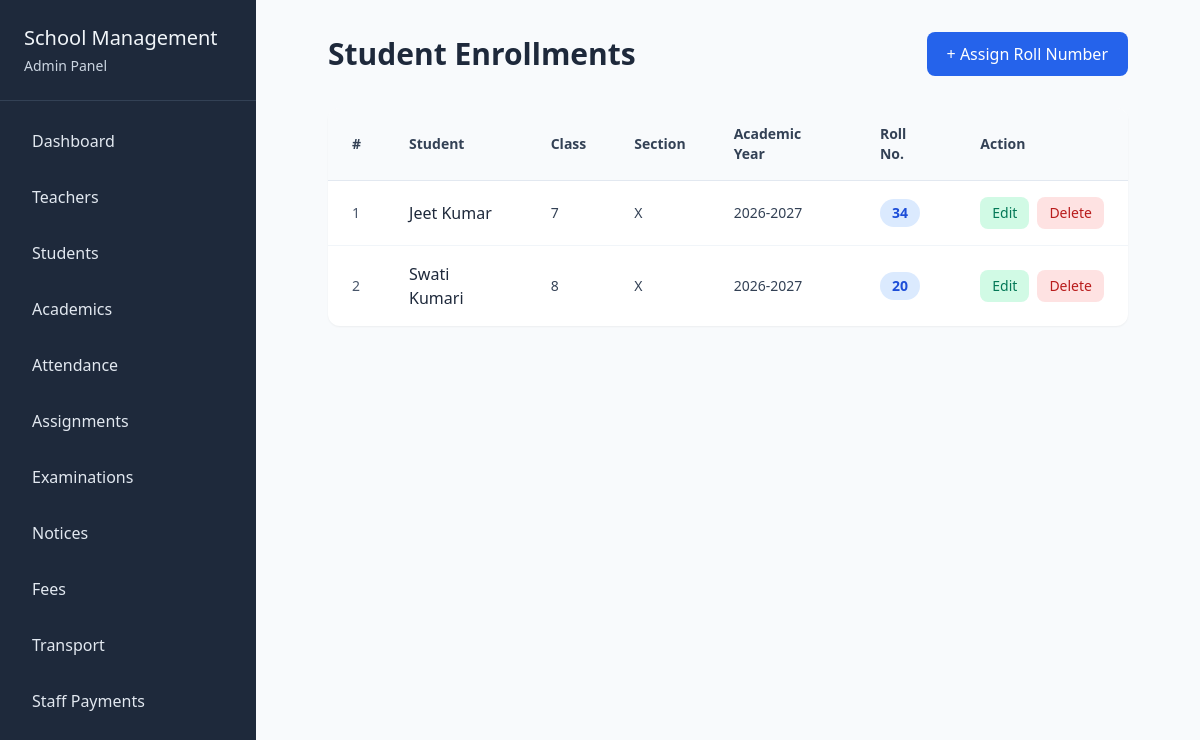
Page /academics/manage/enrollment/ on the earlier database version.
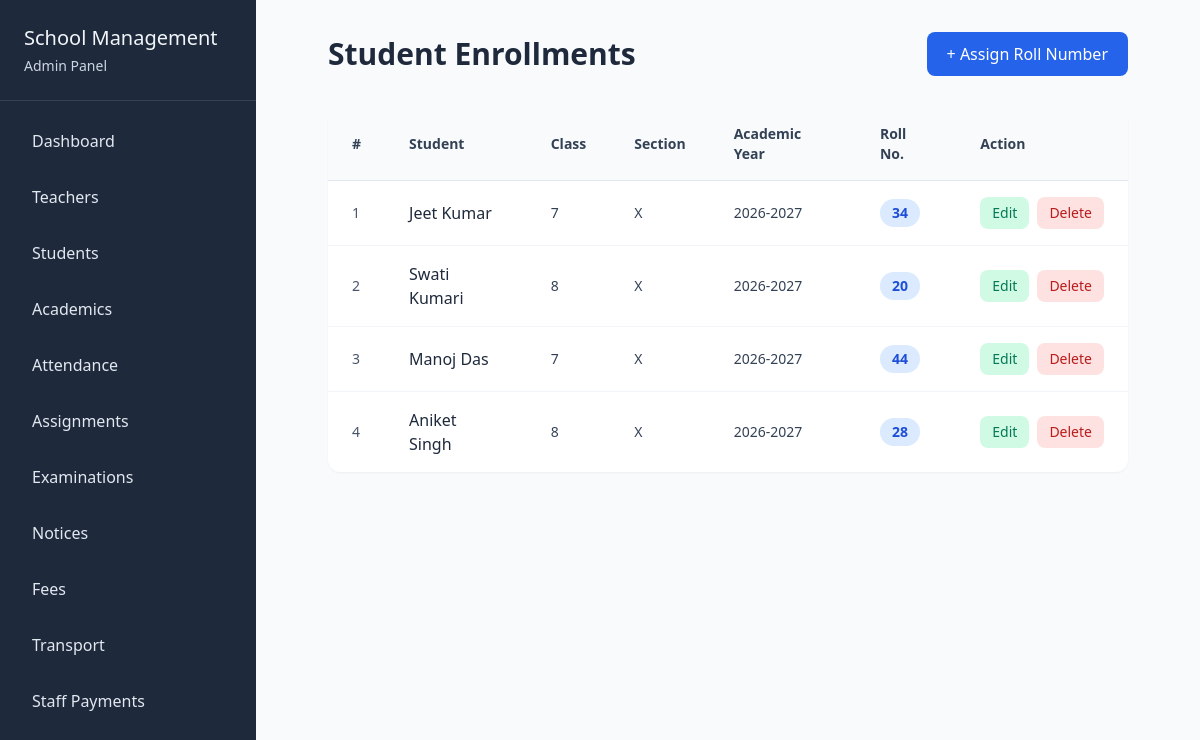
Same page on the later database version.
### academics/models.py (models this page shows, shortened)
class StudentEnrollment(models.Model):
    student = models.ForeignKey("students.Student", on_delete=models.CASCADE, related_name="enrollments")
    section = models.ForeignKey(Section, on_delete=models.CASCADE)
    academic_year = models.CharField(max_length=50)
    roll_no = models.IntegerField()
    class Meta:
        constraints = [
            models.UniqueConstraint(
                fields=["section", "academic_year", "roll_no"],
                name="unique_roll_no_in_section_year"
            ),
            models.UniqueConstraint(
                fields=["student", "academic_year"],
                name="unique_student_in_academic_year"
            ),
        ]

class Section(models.Model):
    schoolclass = models.ForeignKey(SchoolClass, on_delete=models.CASCADE)
    name = models.CharField(max_length=10)

class SchoolClass(models.Model):
    name = models.CharField(max_length=50)

### students/models.py (models this page shows)
class Student(models.Model):
    GENDER_CHOICES = (
        ('Male', "Male"),
        ('Female', "Female"),
        ('other', "other")
    )
    user = models.OneToOneField(User, on_delete=models.CASCADE)
    cover_image = models.ImageField(upload_to='student_covers/', null=True, blank=True)
    admission_number = models.CharField(max_length=30)
    phone = models.CharField(max_length=15, null=True, blank=True)
    address = models.TextField()
    date_of_birth = models.DateField()
    gender = models.CharField(max_length=10, choices=GENDER_CHOICES)
    admission_date = models.DateField()
    parent_name = models.CharField(max_length=100)
    parent_phone = models.CharField(max_length=15)
    def __str__(self):
        return self.user.get_full_name()

### academics/views.py (the view)
# urls.py: path("manage/enrollment/", views.manage_enrollments, name="manage_enrollments"),
def manage_enrollments(req):
    data = {
        "enrollments" : StudentEnrollment.objects.all(),
    }
    return render(req, "academics/manage_enrollment.html", data)

### academics/templates/academics/manage_enrollment.html (shortened to what this page needs)
{% extends 'school_admin/base.html' %}
{% block content %}
<div class="flex-1 p-8">
    <div class="px-10">
        <div class="flex items-center justify-between mb-8">
            <h1 class="text-3xl font-semibold text-slate-800">Student Enrollments</h1>
            <a href="{% url 'insert_enrollment' %}" class="bg-blue-600 hover:bg-blue-700 text-white px-5 py-2.5 rounded-lg font-medium">+ Assign Roll Number</a>
        </div>
        <div class="bg-white rounded-xl shadow-sm overflow-hidden">
            <div class="overflow-x-auto">
                <table class="w-full">
                    <thead class="bg-slate-50 border-b border-slate-200">
                        <tr>
                            <th class="px-6 py-4 text-left text-sm font-semibold text-slate-700">#</th>
                            <th class="px-6 py-4 text-left text-sm font-semibold text-slate-700">Student</th>
                            <th class="px-6 py-4 text-left text-sm font-semibold text-slate-700">Class</th>
                            <th class="px-6 py-4 text-left text-sm font-semibold text-slate-700">Section</th>
                            <th class="px-6 py-4 text-left text-sm font-semibold text-slate-700">Academic Year</th>
                            <th class="px-6 py-4 text-left text-sm font-semibold text-slate-700">Roll No.</th>
                            <th class="px-6 py-4 text-left text-sm font-semibold text-slate-700">Action</th>
                        </tr>
                    </thead>
                    <tbody class="divide-y divide-slate-100">
                        {% for enrollment in enrollments %}
                        <tr class="hover:bg-slate-50">
                            <td class="px-6 py-4 text-sm text-slate-600">{{ forloop.counter }}</td>
                            <td class="px-6 py-4">
                                <div class="font-medium text-slate-800">{{ enrollment.student }}</div>
                            </td>
                            <td class="px-6 py-4 text-sm text-slate-700">{{ enrollment.section.schoolclass.name }}</td>
                            <td class="px-6 py-4 text-sm text-slate-700">{{ enrollment.section.name }}</td>
                            <td class="px-6 py-4 text-sm text-slate-700">{{ enrollment.academic_year }}</td>
                            <td class="px-6 py-4">
                                <span class="inline-flex items-center justify-center bg-blue-100 text-blue-700 px-3 py-1 rounded-full text-sm font-semibold">{{ enrollment.roll_no }}</span>
                            </td>
                            <td class="px-6 py-4">
                                <div class="flex items-center gap-2">
                                    <a href="{% url "edit_enrollment" enrollment.id %}" class="px-3 py-1.5 bg-emerald-100 text-emerald-700 rounded-lg text-sm font-medium hover:bg-emerald-200">Edit</a>
                                    <a href="{% url "delete_enrollment" enrollment.id %}" onclick="return confirm('Are you sure you want to delete this student enrollment?')" class="px-3 py-1.5 bg-red-100 text-red-700 rounded-lg text-sm font-medium hover:bg-red-200">Delete</a>
                                </div>
                            </td>
                        </tr>
                        {% endfor %}
                    </tbody>
                </table>
            </div>
        </div>
    </div>
</div>
{% endblock %}

Differences in the rows shown:
added StudentEnrollment: student "Manoj Das", section.schoolclass.name "7", section.name "X", academic_year "2026-2027", roll_no "44"
added StudentEnrollment: student "Aniket Singh", section.schoolclass.name "8", section.name "X", academic_year "2026-2027", roll_no "28"
